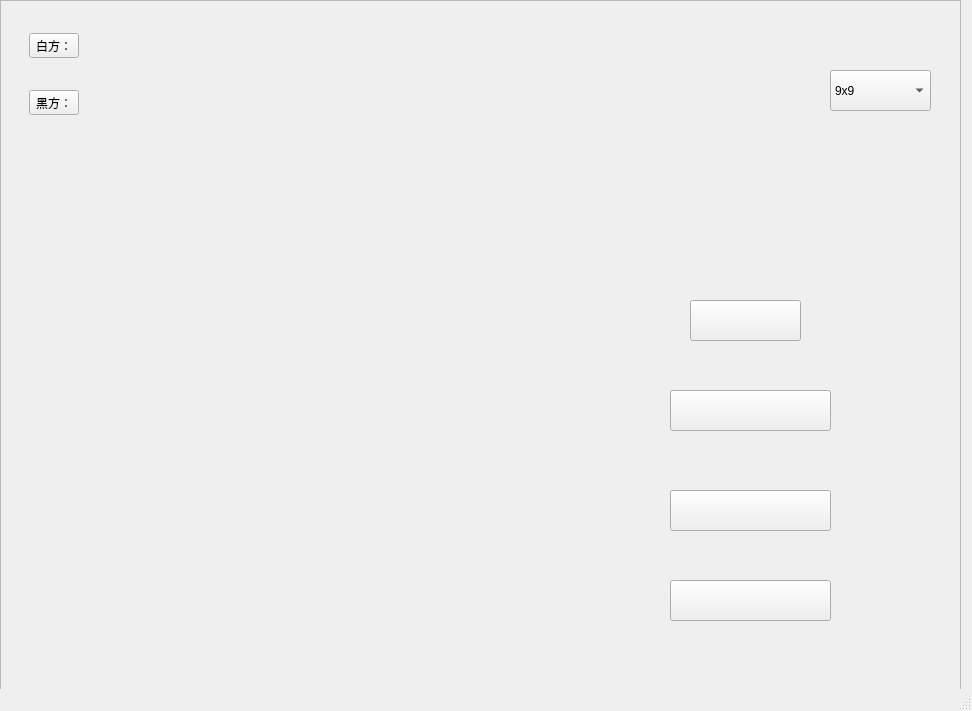
<?xml version="1.0" encoding="UTF-8"?>
<ui version="4.0">
 <class>MainWindow_01</class>
 <widget class="QMainWindow" name="MainWindow_01">
  <property name="geometry">
   <rect>
    <x>0</x>
    <y>0</y>
    <width>972</width>
    <height>711</height>
   </rect>
  </property>
  <property name="windowTitle">
   <string>MainWindow</string>
  </property>
  <widget class="QWidget" name="centralwidget">
   <widget class="QFrame" name="BackGround">
    <property name="geometry">
     <rect>
      <x>0</x>
      <y>0</y>
      <width>961</width>
      <height>771</height>
     </rect>
    </property>
    <property name="styleSheet">
     <string notr="true">#BackGround{
	border-image: url(:/new/prefix1/newback01.jpg);

}</string>
    </property>
    <property name="frameShape">
     <enum>QFrame::StyledPanel</enum>
    </property>
    <property name="frameShadow">
     <enum>QFrame::Raised</enum>
    </property>
    <widget class="QPushButton" name="StartGame">
     <property name="geometry">
      <rect>
       <x>670</x>
       <y>490</y>
       <width>161</width>
       <height>41</height>
      </rect>
     </property>
     <property name="styleSheet">
      <string notr="true">color: qlineargradient(spread:pad, x1:0, y1:0, x2:1, y2:0, stop:0 rgba(0, 0, 0, 255), stop:1 rgba(255, 255, 255, 255));</string>
     </property>
     <property name="text">
      <string/>
     </property>
     <property name="icon">
      <iconset resource="pic.qrc">
       <normaloff>:/picture/visitor.png</normaloff>:/picture/visitor.png</iconset>
     </property>
     <property name="iconSize">
      <size>
       <width>300</width>
       <height>100</height>
      </size>
     </property>
    </widget>
    <widget class="QPushButton" name="help">
     <property name="geometry">
      <rect>
       <x>690</x>
       <y>300</y>
       <width>111</width>
       <height>41</height>
      </rect>
     </property>
     <property name="styleSheet">
      <string notr="true">border-image: url(:/new/prefix1/image/bottons.qrc);</string>
     </property>
     <property name="text">
      <string/>
     </property>
     <property name="icon">
      <iconset resource="pic.qrc">
       <normaloff>:/picture/help.png</normaloff>:/picture/help.png</iconset>
     </property>
     <property name="iconSize">
      <size>
       <width>300</width>
       <height>40</height>
      </size>
     </property>
    </widget>
    <widget class="QPushButton" name="ourteam">
     <property name="geometry">
      <rect>
       <x>670</x>
       <y>580</y>
       <width>161</width>
       <height>41</height>
      </rect>
     </property>
     <property name="text">
      <string/>
     </property>
     <property name="icon">
      <iconset resource="pic.qrc">
       <normaloff>:/picture/ourteam.png</normaloff>:/picture/ourteam.png</iconset>
     </property>
     <property name="iconSize">
      <size>
       <width>150</width>
       <height>40</height>
      </size>
     </property>
    </widget>
    <widget class="QPushButton" name="login">
     <property name="geometry">
      <rect>
       <x>670</x>
       <y>390</y>
       <width>161</width>
       <height>41</height>
      </rect>
     </property>
     <property name="text">
      <string/>
     </property>
     <property name="icon">
      <iconset resource="pic.qrc">
       <normaloff>:/picture/login.png</normaloff>:/picture/login.png</iconset>
     </property>
     <property name="iconSize">
      <size>
       <width>150</width>
       <height>40</height>
      </size>
     </property>
     <property name="autoDefault">
      <bool>false</bool>
     </property>
    </widget>
    <widget class="QWidget" name="widget_3" native="true">
     <property name="geometry">
      <rect>
       <x>20</x>
       <y>20</y>
       <width>230</width>
       <height>108</height>
      </rect>
     </property>
     <layout class="QVBoxLayout" name="verticalLayout">
      <item>
       <widget class="QWidget" name="widget" native="true">
        <layout class="QHBoxLayout" name="horizontalLayout">
         <item>
          <widget class="QToolButton" name="toolButton">
           <property name="text">
            <string>白方：</string>
           </property>
          </widget>
         </item>
         <item>
          <widget class="QLabel" name="user_white">
           <property name="text">
            <string/>
           </property>
          </widget>
         </item>
        </layout>
       </widget>
      </item>
      <item>
       <widget class="QWidget" name="widget_2" native="true">
        <layout class="QHBoxLayout" name="horizontalLayout_2">
         <item>
          <widget class="QToolButton" name="toolButton_2">
           <property name="text">
            <string>黑方：</string>
           </property>
          </widget>
         </item>
         <item>
          <widget class="QLabel" name="user_black">
           <property name="text">
            <string/>
           </property>
          </widget>
         </item>
        </layout>
       </widget>
      </item>
     </layout>
    </widget>
    <widget class="QComboBox" name="Broad">
     <property name="geometry">
      <rect>
       <x>830</x>
       <y>70</y>
       <width>101</width>
       <height>41</height>
      </rect>
     </property>
     <property name="styleSheet">
      <string notr="true"/>
     </property>
     <property name="currentIndex">
      <number>0</number>
     </property>
     <property name="frame">
      <bool>true</bool>
     </property>
     <item>
      <property name="text">
       <string>9x9</string>
      </property>
     </item>
     <item>
      <property name="text">
       <string>11x11</string>
      </property>
     </item>
     <item>
      <property name="text">
       <string>13x13</string>
      </property>
     </item>
    </widget>
    <zorder>help</zorder>
    <zorder>StartGame</zorder>
    <zorder>ourteam</zorder>
    <zorder>login</zorder>
    <zorder>widget_3</zorder>
    <zorder>Broad</zorder>
   </widget>
  </widget>
  <widget class="QMenuBar" name="menubar">
   <property name="geometry">
    <rect>
     <x>0</x>
     <y>0</y>
     <width>972</width>
     <height>26</height>
    </rect>
   </property>
  </widget>
  <widget class="QStatusBar" name="statusbar"/>
 </widget>
 <resources>
  <include location="pic.qrc"/>
 </resources>
 <connections/>
</ui>
